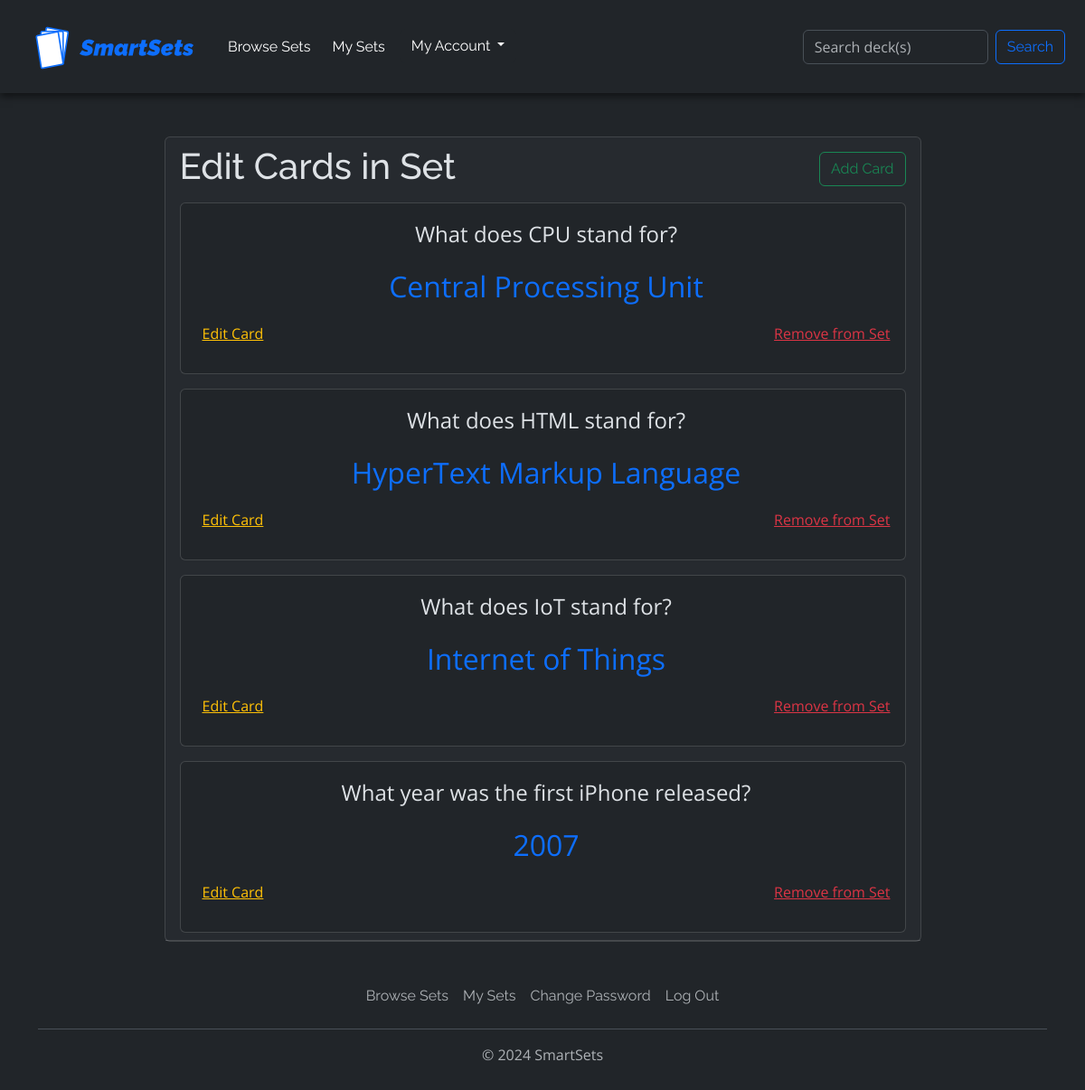
Screenshot of /sets/edit_cards/technology (signed in) with the database file from the repository.
### cards/models.py (models this page shows)
class Card(models.Model):
    question = TextField()
    answer = TextField()
    owner_set = ForeignKey(Sets, on_delete=models.CASCADE)

### sets/views.py (the view)
# urls.py: path('edit_cards/<slug:slug>', views.edit_cards, name='edit_cards'),
@login_required
def edit_cards(request, slug):
    if slug:
            if request.method == 'GET':
                try:
                    matched_set = Sets.objects.get(slug=slug)
                    cards = Card.objects.filter(owner_set=matched_set)
                    context = {'cards':cards, 'slug':slug}
                    return render(request, 'edit_cards.html', context)
                except ObjectDoesNotExist:
                    return render(request, 'no_resource.html')
    else:
        return render(request, 'no_resource.html')
    return render(request, 'edit_set.html', {'slug': slug})

### sets/templates/edit_cards.html (shortened to what this page needs)
{% extends "base_layout.html" %}
{% block content %}
<div class="container">
    <div class="center-block mx-auto w-75">
        <div class="card mt-5">
            <div class="card-header">
                <a class="btn btn-outline-success float-end mt-2" href="{% url 'add_card' slug %}">Add Card</a>
                <h1>Edit Cards in Set</h1>
                {% for card in cards %}
                <div class="card mt-3">
                    <div class="card-body pa-3 ms-2 text-center">
                    <p class="fs-4" id="change-answer-text" class="text-center">{{card.question}}</p>
                    <p class="fs-2 text-primary" id="answer-{{forloop.counter}}">{{card.answer}}</h4>
                    <p class="text-danger float-end"><a href="{% url 'remove_card' card.id %}" class="text-danger">Remove from Set</a></p>
                    <p class="text-danger float-start"><a href="{% url 'edit_card' card.id %}" class="text-warning">Edit Card</a></p>
                    </div>
                </div>
                {% endfor %}
            </div>
        </div>
    </div>
</div>
{% endblock %}

### static/styles.css (style rules this page uses)
body { font-family: 'Open Sans', sans-serif; font-size: 1rem; line-height: 1.5; }
h1, h2, h3, h4, h5, h6, .navbar-brand, .nav-link, .btn { font-family: 'Raleway', sans-serif; }
.card { display: flex; flex-direction: column; justify-content: space-between; height: 100%; }
.card-body { flex-grow: 1; }

### rows the page displays
Card: question "What does CPU stand for?", answer "Central Processing Unit"
Card: question "What does HTML stand for?", answer "HyperText Markup Language"
Card: question "What does IoT stand for?", answer "Internet of Things"
Card: question "What year was the first iPhone released?", answer "2007"
